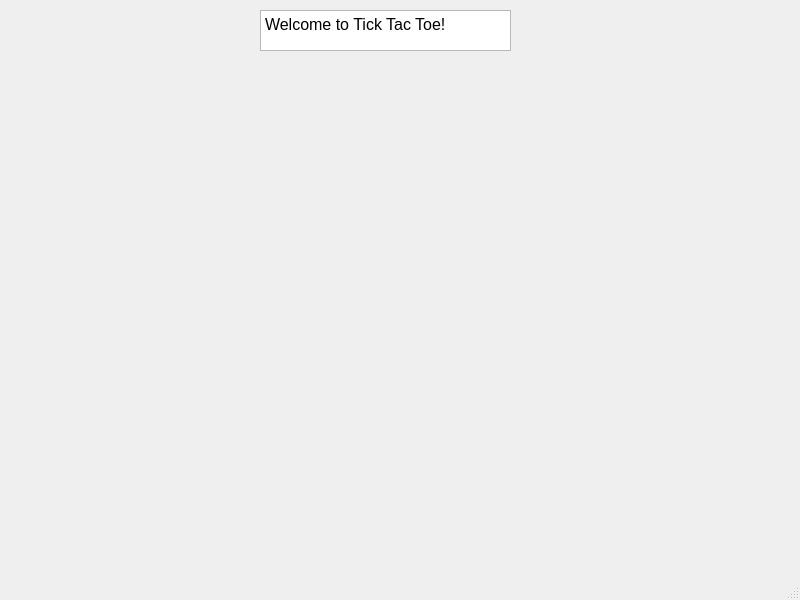
<?xml version="1.0" encoding="UTF-8"?>
<ui version="4.0">
 <class>MainWindow</class>
 <widget class="QMainWindow" name="MainWindow">
  <property name="geometry">
   <rect>
    <x>0</x>
    <y>0</y>
    <width>800</width>
    <height>600</height>
   </rect>
  </property>
  <property name="windowTitle">
   <string>MainWindow</string>
  </property>
  <widget class="QWidget" name="centralwidget">
   <widget class="QTextEdit" name="textEdit">
    <property name="geometry">
     <rect>
      <x>260</x>
      <y>10</y>
      <width>251</width>
      <height>41</height>
     </rect>
    </property>
    <property name="html">
     <string>&lt;!DOCTYPE HTML PUBLIC &quot;-//W3C//DTD HTML 4.0//EN&quot; &quot;http://www.w3.org/TR/REC-html40/strict.dtd&quot;&gt;
&lt;html&gt;&lt;head&gt;&lt;meta name=&quot;qrichtext&quot; content=&quot;1&quot; /&gt;&lt;style type=&quot;text/css&quot;&gt;
p, li { white-space: pre-wrap; }
&lt;/style&gt;&lt;/head&gt;&lt;body style=&quot; font-family:'MS Shell Dlg 2'; font-size:7.8pt; font-weight:400; font-style:normal;&quot;&gt;
&lt;p style=&quot; margin-top:0px; margin-bottom:0px; margin-left:0px; margin-right:0px; -qt-block-indent:0; text-indent:0px;&quot;&gt;&lt;span style=&quot; font-size:12pt;&quot;&gt;Welcome to Tick Tac Toe!&lt;/span&gt;&lt;/p&gt;&lt;/body&gt;&lt;/html&gt;</string>
    </property>
   </widget>
   <widget class="QWidget" name="horizontalLayoutWidget">
    <property name="geometry">
     <rect>
      <x>-200</x>
      <y>50</y>
      <width>160</width>
      <height>80</height>
     </rect>
    </property>
    <layout class="QHBoxLayout" name="horizontalLayout"/>
   </widget>
  </widget>
  <widget class="QMenuBar" name="menubar">
   <property name="geometry">
    <rect>
     <x>0</x>
     <y>0</y>
     <width>800</width>
     <height>26</height>
    </rect>
   </property>
  </widget>
  <widget class="QStatusBar" name="statusbar"/>
 </widget>
 <resources/>
 <connections/>
</ui>
